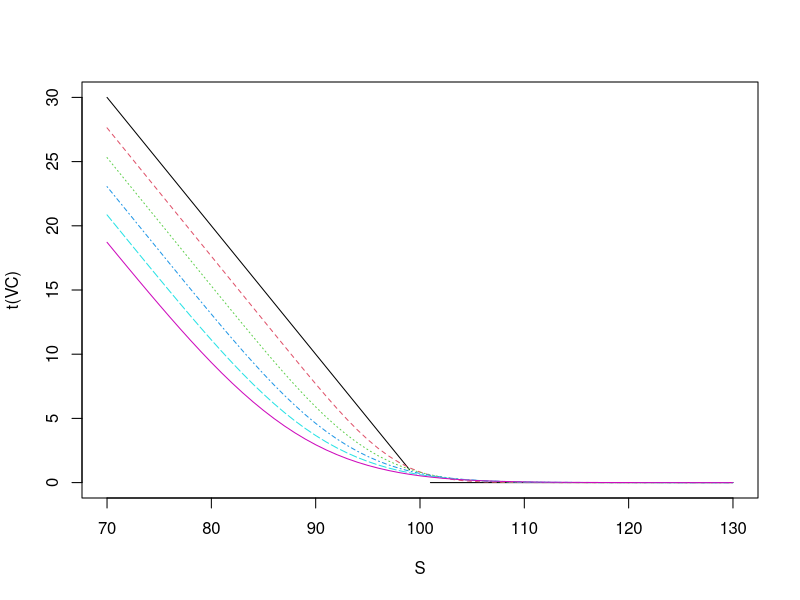

Source code (R):
m <- 6;
n <- 61;
S0 <- 70;
S1 <- 130;
K <- 100;
r <- 0.12;
T <- 1.0;
sigma <- 0.10;

time <- seq(T, 0, length=m);
S <- seq(S0, S1, length=n);

numerd1 <- outer (((r+sigma^2/2)*(T-time)), log(S/K), "+");
numerd2 <- outer (((r-sigma^2/2)*(T-time)), log(S/K), "+");

d1 <- numerd1 / (sigma * sqrt(T-time));
d2 <- numerd2 / (sigma * sqrt(T-time));
part1 <- K*exp(-r*(T-time)) * pnorm(-d2);
part2 <- t(t(pnorm(-d1))*S);
VC <- part1 - part2;

matplot (S, t(VC), type= "l");